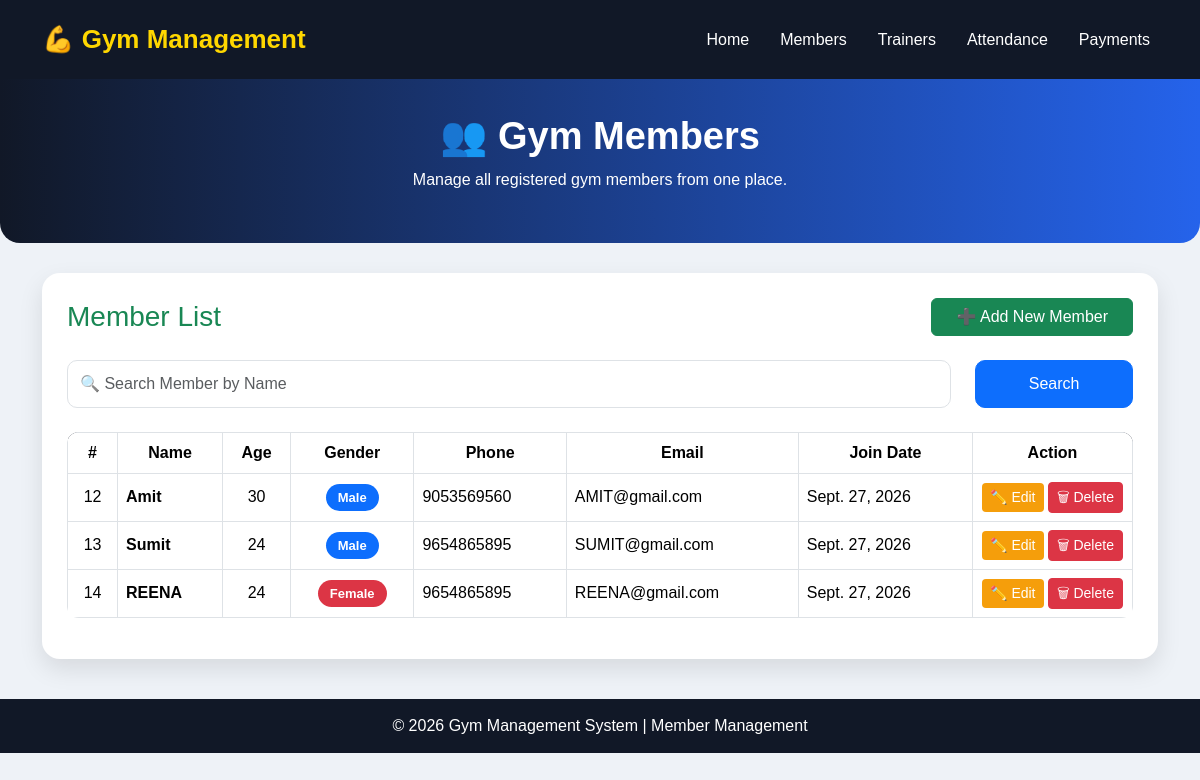
Page /member/ on the committed database.
### gym/models.py (models this page shows, shortened)
class Member(models.Model):
    name = models.CharField(max_length=100)
    age = models.IntegerField()
    gender = models.CharField(max_length=10)
    phone = models.CharField(max_length=15)
    email = models.EmailField()
    address = models.CharField(max_length=200)
    join_date = models.DateField()

### gym/views.py (the view)
# urls.py: path("member/", views.member_list, name="member_list"),
def member_list(request):
    search = request.GET.get("search")
    if search:
        members = Member.objects.filter(name__icontains=search)
    else:
        members = Member.objects.all()
    return render(request, "member_list.html", {"members": members})

### gym/templates/member_list.html (shortened to what this page needs)
<!DOCTYPE html>
<html lang="en">
<head>
    <link href="https://cdn.jsdelivr.net/npm/bootstrap@5.3.7/dist/css/bootstrap.min.css" rel="stylesheet">
</head>
<body>
<nav class="navbar navbar-expand-lg navbar-dark">
    <div class="container">
        <a class="navbar-brand" href="/">💪 Gym Management</a>
        <div class="navbar-nav ms-auto">
            <a class="nav-link" href="/">Home</a>
            <a class="nav-link" href="/member/">Members</a>
            <a class="nav-link" href="/trainers/">Trainers</a>
            <a class="nav-link" href="/attendance-list/">Attendance</a>
            <a class="nav-link" href="/payment-list/">Payments</a>
        </div>
    </div>
</nav>
<div class="page-header">
    <h1>👥 Gym Members</h1>
    <p>Manage all registered gym members from one place.</p>
</div>
<div class="container">
    <div class="table-card">
        <div class="d-flex justify-content-between align-items-center mb-4 flex-wrap gap-2">
            <h3 class="text-success mb-0">Member List</h3>
            <a href="/add-member/" class="btn btn-success px-4">
                ➕ Add New Member
            </a>
        </div>
        <form method="GET" class="search-box mb-4">
            <div class="row">
                <div class="col-md-10 mb-2 mb-md-0">
                    <input type="text"
                           name="search"
                           class="form-control"
                           placeholder="🔍 Search Member by Name"
                           value="{{ request.GET.search }}">
                </div>
                <div class="col-md-2">
                    <button class="btn btn-primary w-100">
                        Search
                    </button>
                </div>
            </div>
        </form>
        <div class="table-responsive">
            <table class="table table-hover table-bordered align-middle">
                <thead>
                    <tr class="text-center">
                        <th>#</th>
                        <th>Name</th>
                        <th>Age</th>
                        <th>Gender</th>
                        <th>Phone</th>
                        <th>Email</th>
                        <th>Join Date</th>
                        <th width="160">Action</th>
                    </tr>
                </thead>
                <tbody>
                {% for member in members %}
                <tr>
                    <td class="text-center">{{ member.id }}</td>
                    <td>
                        <strong>{{ member.name }}</strong>
                    </td>
                    <td class="text-center">{{ member.age }}</td>
                    <td class="text-center">
                        {% if member.gender == "Male" %}
                            <span class="badge bg-primary badge-gender">Male</span>
                        {% else %}
                            <span class="badge bg-danger badge-gender">Female</span>
                        {% endif %}
                    </td>
                    <td>{{ member.phone }}</td>
                    <td>{{ member.email }}</td>
                    <td>{{ member.join_date }}</td>
                    <td class="text-center">
                        <a href="/update-member/{{ member.id }}/"
                           class="btn btn-edit btn-sm">
                            ✏️ Edit
                        </a>
                        <a href="/delete-member/{{ member.id }}/"
                           class="btn btn-danger btn-sm"
                            onclick="return confirm('Are you sure you want to delete this member?')">
                                🗑 Delete
                        </a>
                    </td>
                </tr>
                {% empty %}
                <tr>
                    <td colspan="8" class="text-center text-danger fw-bold p-4">
                        No Members Found
                    </td>
                </tr>
                {% endfor %}
                </tbody>
            </table>
        </div>
    </div>
</div>
<footer>
    © 2026 Gym Management System | Member Management
</footer>
</body>
</html>

### gym/templates/member_list.html (style rules this page uses)
body { background:#eef2f7; font-family:Arial, Helvetica, sans-serif; }
.navbar { background:#111827 !important; padding:15px; }
.navbar-brand { color:#FFD700 !important; font-size:26px; font-weight:bold; }
.nav-link { color:white !important; margin-left:15px; font-weight:500; }
.page-header { background:linear-gradient(90deg,#111827,#2563eb); color:white; padding:35px; text-align:center; border-radius:0 0 20px 20px; margin-bottom:30px; }
.page-header h1 { font-size:38px; font-weight:bold; }
.table-card { background:white; padding:25px; border-radius:18px; box-shadow:0 10px 25px rgba(0,0,0,.1); }
.search-box input { border-radius:10px; height:48px; }
.search-box button { height:48px; border-radius:10px; }
.table { border-radius:12px; overflow:hidden; }
.table thead { background:#111827; color:white; }
td,th { vertical-align:middle; }
.badge-gender { font-size:13px; padding:7px 12px; border-radius:20px; }
.btn-edit { background:#f59e0b; color:white; border:none; }
footer { background:#111827; color:white; text-align:center; padding:15px; margin-top:40px; }

### rows in the picture
Member: id "12", name "Amit", age "30", gender "Male", phone "9053569560", email "AMIT@gmail.com", join_date "Sept. 27, 2026"
Member: id "13", name "Sumit", age "24", gender "Male", phone "9654865895", email "SUMIT@gmail.com", join_date "Sept. 27, 2026"
Member: id "14", name "REENA", age "24", gender "Female", phone "9654865895", email "REENA@gmail.com", join_date "Sept. 27, 2026"
